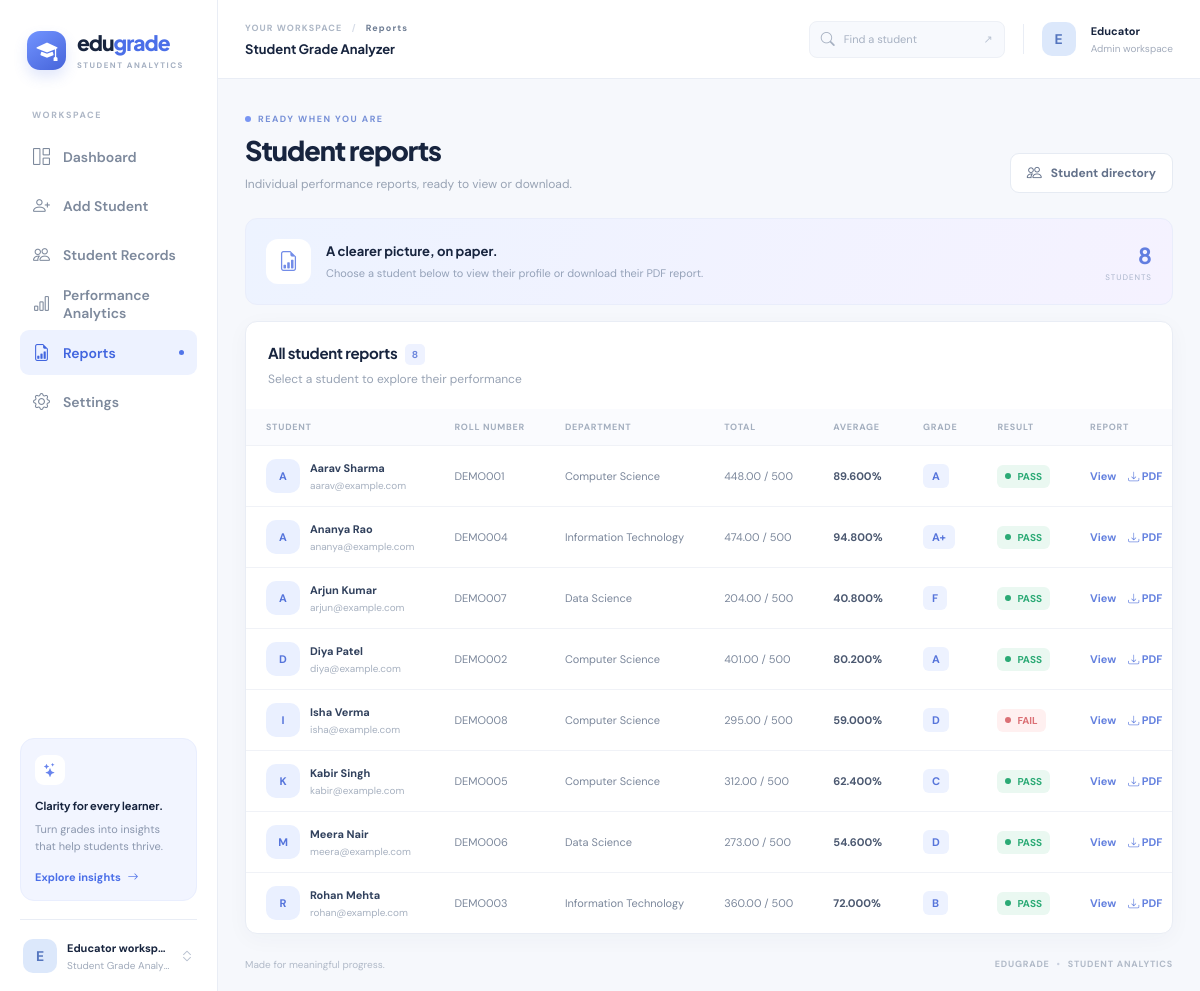
Page /reports on the committed database.
### tables this page shows
CREATE TABLE settings (key TEXT PRIMARY KEY, value TEXT NOT NULL);

CREATE TABLE students (
            id INTEGER PRIMARY KEY AUTOINCREMENT,
            name TEXT NOT NULL, roll_number TEXT NOT NULL, roll_key TEXT NOT NULL UNIQUE,
            email TEXT NOT NULL, department TEXT NOT NULL, semester INTEGER NOT NULL,
            python REAL NOT NULL, java REAL NOT NULL, sql REAL NOT NULL,
            mathematics REAL NOT NULL, english REAL NOT NULL,
            total REAL NOT NULL, average REAL NOT NULL, percentage REAL NOT NULL,
            grade TEXT NOT NULL, result TEXT NOT NULL, is_demo INTEGER NOT NULL DEFAULT 0
        );

### app.py (the view)
    @app.get("/reports")
    def reports():
        students = student_list(get_db().execute("SELECT * FROM students ORDER BY name COLLATE NOCASE, id").fetchall())
        return render_template("reports.html", students=students)

### app.py (called while the page is built)
def connect_database(path):
    connection = sqlite3.connect(path, timeout=10)
    connection.row_factory = sqlite3.Row
    connection.execute("PRAGMA foreign_keys = ON")
    connection.execute("PRAGMA busy_timeout = 10000")
    return connection

def get_db():
    if "db" not in g:
        g.db = connect_database(g.app_database)
    return g.db

### templates/reports.html (shortened to what this page needs)
{% extends 'base.html' %}
{% block breadcrumb %}Reports{% endblock %}
{% block content %}
<div class="page-heading"><div><div class="eyebrow"><span></span> READY WHEN YOU ARE</div><h1>Student reports</h1><p>Individual performance reports, ready to view or download.</p></div><a class="button button-secondary" href="{{ url_for('student_records') }}"><i class="bi bi-people"></i> Student directory</a></div>
<div class="report-banner"><span><i class="bi bi-file-earmark-bar-graph"></i></span><div><strong>A clearer picture, on paper.</strong><p>Choose a student below to view their profile or download their PDF report.</p></div><div class="report-banner-count"><strong>{{ students|length }}</strong><span>STUDENTS</span></div></div>
<section class="panel records-panel"><div class="panel-heading"><div><h2>All student reports <span class="count-badge">{{ students|length }}</span></h2><p>Select a student to explore their performance</p></div></div>{% if students %}<div class="table-wrap"><table><thead><tr><th>STUDENT</th><th>ROLL NUMBER</th><th>DEPARTMENT</th><th>TOTAL</th><th>AVERAGE</th><th>GRADE</th><th>RESULT</th><th>REPORT</th></tr></thead><tbody>{% for student in students %}<tr><td><a class="student-cell" href="{{ url_for('student_details', id=student.id) }}"><span class="avatar">{{ student.name[:1]|upper }}</span><span><strong>{{ student.name }}</strong><small>{{ student.email or 'No email provided' }}</small></span></a></td><td>{{ student.roll_number }}</td><td>{{ student.department }}</td><td>{{ '%.2f'|format(student.total|float) }} <span class="muted">/ 500</span></td><td class="strong">{{ '%.3f'|format(student.average|float) }}%</td><td><span class="grade-pill">{{ student.grade }}</span></td><td><span class="status-pill {% if student.result|upper == 'PASS' %}pass{% else %}fail{% endif %}"><i></i>{{ student.result }}</span></td><td><div class="report-actions"><a href="{{ url_for('student_details', id=student.id) }}">View</a><a href="{{ url_for('download_pdf', id=student.id) }}"><i class="bi bi-download"></i> PDF</a></div></td></tr>{% endfor %}</tbody></table></div>{% endif %}</section>
{% endblock %}

### templates/base.html (shortened to what this page needs)
<!doctype html>
<html lang="en">
<head>
  <link rel="stylesheet" href="https://cdn.jsdelivr.net/npm/bootstrap-icons@1.11.3/font/bootstrap-icons.min.css">
  <link rel="stylesheet" href="{{ url_for('static', filename='css/style.css') }}">
</head>
<body>
  <div class="app-shell">
    <aside class="sidebar" id="sidebar" aria-label="Main navigation">
      <a href="{{ url_for('dashboard') }}" class="brand" aria-label="EduGrade home"><span class="brand-mark"><i class="bi bi-mortarboard-fill"></i></span><span>edu<span class="brand-blue">grade</span><small>STUDENT ANALYTICS</small></span></a>
      <div class="nav-label">WORKSPACE</div>
      {% set nav = [('dashboard','grid-1x2','Dashboard'), ('add_student','person-plus','Add Student'), ('student_records','people','Student Records'), ('analytics','bar-chart','Performance Analytics'), ('reports','file-earmark-bar-graph','Reports'), ('settings','gear','Settings')] %}
      <nav class="nav-list">
        {% for endpoint, icon, label in nav %}
        <a href="{{ url_for(endpoint) }}" class="nav-link {% if request.endpoint == endpoint or (endpoint == 'student_records' and request.endpoint in ['student_details', 'edit_student']) %}active{% endif %}" {% if request.endpoint == endpoint %}aria-current="page"{% endif %}><i class="bi bi-{{ icon }}"></i><span>{{ label }}</span>{% if request.endpoint == endpoint %}<span class="nav-dot"></span>{% endif %}</a>
        {% endfor %}
      </nav>
      <div class="sidebar-bottom">
        <div class="sidebar-tip"><div class="tip-icon"><i class="bi bi-stars"></i></div><strong>Clarity for every learner.</strong><p>Turn grades into insights that help students thrive.</p><a href="{{ url_for('analytics') }}">Explore insights <i class="bi bi-arrow-right"></i></a></div>
        <div class="sidebar-profile"><span class="avatar avatar-profile">E</span><span><strong>Educator workspace</strong><small>{{ school_name }}</small></span><i class="bi bi-chevron-expand"></i></div>
      </div>
    </aside>
    <div class="main-shell">
      <header class="topbar">
        <div class="topbar-left"><div><div class="topbar-kicker">YOUR WORKSPACE <span>/</span> <b>{% block breadcrumb %}{% endblock %}</b></div><div class="topbar-school">{{ school_name }}</div></div></div>
        <div class="topbar-right"><a href="{{ url_for('student_records') }}" class="top-search"><i class="bi bi-search"></i><span>Find a student</span><kbd>↗</kbd></a><span class="top-avatar">E</span><span class="top-user"><strong>Educator</strong><small>Admin workspace</small></span></div>
      </header>
      <main class="main-content">
        {% block content %}{% endblock %}
      </main>
      <footer class="footer"><span>Made for meaningful progress.</span><span>EDUGRADE <span class="footer-dot">•</span> STUDENT ANALYTICS</span></footer>
    </div>
  </div>
</body>
</html>

### rows in the picture
settings: value "Student Grade Analy…", value "Student Grade Analyzer"
students: name "A", name "Aarav Sharma", email "aarav@example.com", roll_number "DEMO001", department "Computer Science", total "448.00", average "89.600", grade "A", result "PASS"
students: name "A", name "Ananya Rao", email "ananya@example.com", roll_number "DEMO004", department "Information Technology", total "474.00", average "94.800", grade "A+", result "PASS"
students: name "A", name "Arjun Kumar", email "arjun@example.com", roll_number "DEMO007", department "Data Science", total "204.00", average "40.800", grade "F", result "PASS"
students: name "D", name "Diya Patel", email "diya@example.com", roll_number "DEMO002", department "Computer Science", total "401.00", average "80.200", grade "A", result "PASS"
students: name "I", name "Isha Verma", email "isha@example.com", roll_number "DEMO008", department "Computer Science", total "295.00", average "59.000", grade "D", result "FAIL"
students: name "K", name "Kabir Singh", email "kabir@example.com", roll_number "DEMO005", department "Computer Science", total "312.00", average "62.400", grade "C", result "PASS"
students: name "M", name "Meera Nair", email "meera@example.com", roll_number "DEMO006", department "Data Science", total "273.00", average "54.600", grade "D", result "PASS"
students: name "R", name "Rohan Mehta", email "rohan@example.com", roll_number "DEMO003", department "Information Technology", total "360.00", average "72.000", grade "B", result "PASS"

### other values in the picture
{{ label }} "Dashboard" "Add Student" "Student Records" "Performance Analytics" "Reports" "Settings"
{{ students|length }} "8"
